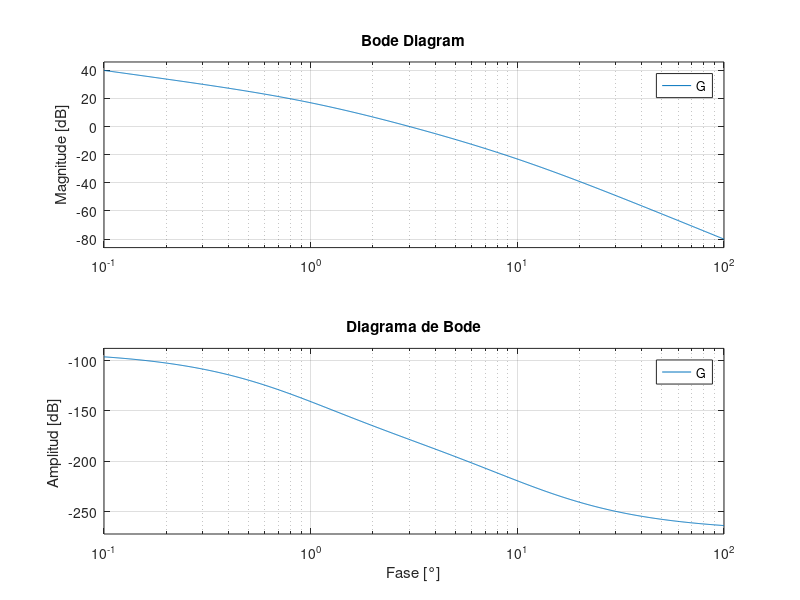

The MATLAB script that drew this image:
%DIAGRAMAS 
clear
clc 

den= [1 11 10 0]; 
num= [100]; 
G = tf(num,den) 

figure();
bode(G);
grid on;
title('Diagrama de Bode'); 
xlabel("Fase [°]");
ylabel("Amplitud [dB] ");

##figure();
##nichols(G);
##grid on;
##title('Diagrama de Nichols / Black'); 
##xlabel("Fase [°]");
##ylabel("Amplitud [dB] ");
##
##figure();
##nyquist(G);
##grid on;
##title('Diagrama de Nyquist'); 
##xlabel("Fase [°]");
##ylabel("Amplitud [dB] ");